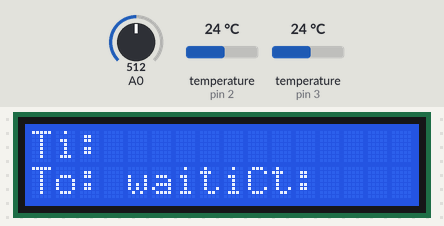
A sketch run on a simulated Arduino Uno, built with avr-gcc and run on an emulated ATmega328P. Parts: 16×2 character LCD. The inputs (shaded band) are chosen by the test bench; at power-on: A0 = 512, temperature (sensors on pin 2, pin 3) 24 °C. Storage starts empty. At 8.8 s the program stops and its outputs stay as they are.

Above: at 1.2 s.
1.3 s: A0 set to 900
At 5.7 s:
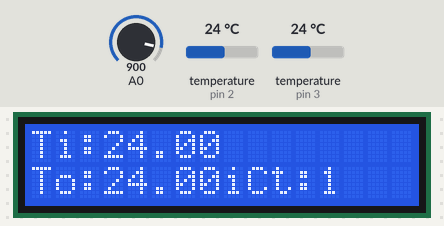
6.7 s: A0 set to 716
At 9.5 s:
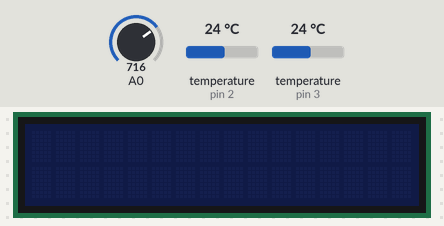
Timing chart, 0 to 10.3 s (numbered marks = the images above; inputs shaded):
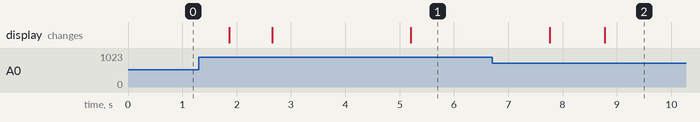

The sketch:

LCD_SD_2sens_loopsaveAIDEN.ino
```cpp
//Included libraries
#include <LiquidCrystal.h>
#include <OneWire.h>
#include <DallasTemperature.h>
#include <SPI.h>
#include <SD.h>

#define btnSELECT 4                             //Sets value for Select Key defined by the DF Robot keypad

LiquidCrystal lcd(8, 9, 4, 5, 6, 7);            //Sets pins used by default

OneWire oneWire2(2);                            //Sets the pins for temperature sensors
OneWire oneWire3(3);
DallasTemperature sensors2(&oneWire2);          //Sends information from OneWire to DallasTemperature
DallasTemperature sensors3(&oneWire3);

File tempt;                                     //Sets tempt as a file type
int count;                                      //count is an integer
int record;                                     //record is an integer
int steps=5;

void setup(){
  count = 0;                                    //count starts at 0
  lcd.begin(16, 2);                             //Start the LCD
  if (!SD.begin(1)) {                           //Pin 1 will be used for SD card read/write
    lcd.setCursor(0,0);                         //Sets the cursor location
    lcd.print("SD Fail Init");                  //SD begin failed to initialize so write error message
    exit(0);                                    //Exit
  }
  lcd.clear();
  lcd.setCursor(0,0);                           //Sets the cursor location
  lcd.print("Ti:");                             //Tin
  lcd.setCursor(0,1);                           //Set cursor
  lcd.print("To:");                             //Tout
  lcd.setCursor(4,1);                           //Set cursor
  lcd.print("waiting...");                      //Wait for Select button
}

void loop(){
  if(analogRead(0) < 900){                      //If Select key was pressed, proceed.  If not, keep waiting.
    lcd.setCursor(9,1);                         //Set cursor
    lcd.print("Ct:    ");                       //Count
    delay(1000);                                //Delay 1 second
    record = 1023;                              //Sets checker so while loop can check if select button was pressed again
    while(record > 900){                        //Checks to see if Select Key was pressed again (Hold the select button until you see "Finished!")
      tempt = SD.open("temps.txt",FILE_WRITE);      //Creates an object that is a created txt file
      if (!tempt) {                                 //If SD card failed to open
        lcd.setCursor(0,0);                         //Sets the cursor location
        lcd.print("File Error");                    //Write error message
        exit(0);                                    //Exit
      }
      for(int i=0; i<steps; i++){                   //Runs inner loop multiple times and then saves file. (prevents progress loss)
        lcd.setCursor(3,0);                         //3rd character, line 0
        sensors2.requestTemperatures();             //Call temperature from sensor
        lcd.print(sensors2.getTempCByIndex(0));     //Prints temperature
        lcd.setCursor(3,1);                         //3rd character, line 1
        sensors3.requestTemperatures();             //Call temperature from sensor
        lcd.print(sensors3.getTempCByIndex(0));     //Prints temperature
        lcd.setCursor(12,1);                        //12th character, line 1
        lcd.print(count);                           //Prints the count
        tempt.print(count);
        tempt.print(",");
        tempt.print(sensors2.getTempCByIndex(0));   //Writes first Temp to file
        tempt.print(",");                           //A comma will separate the 2 temperatures
        tempt.println(sensors3.getTempCByIndex(0)); //Writes second Temp to file and starts a new line

        delay(1000);                                //Delays next temperature update by 1 second
        count++;                                    //Increases count variable by 1 (so counts = seconds)
        record = analogRead(0);                     //Sets record to the value on the Select button, either NONE or an int
        if (record<900) {                           //Checks every inner loop to see if the select buton was pressed
          break;                                    //Exits inner loop so the program will stop collecting data
        }
      }
      tempt.close();                              //Closes the tempt file to save it
      if (tempt) {                                //If tempt fails to close
        lcd.setCursor(0,0);                       //Sets the cursor location
        lcd.print("File Save Error");             //Write error message
        exit(0);                                  //Exit the loop
      }
    }
    lcd.setCursor(0,1);                         //Cursor is set to second line
    lcd.print("Finished!  ");                   //Prints the final message
    exit(0);                                    //Exits the loop
  }
}
```
